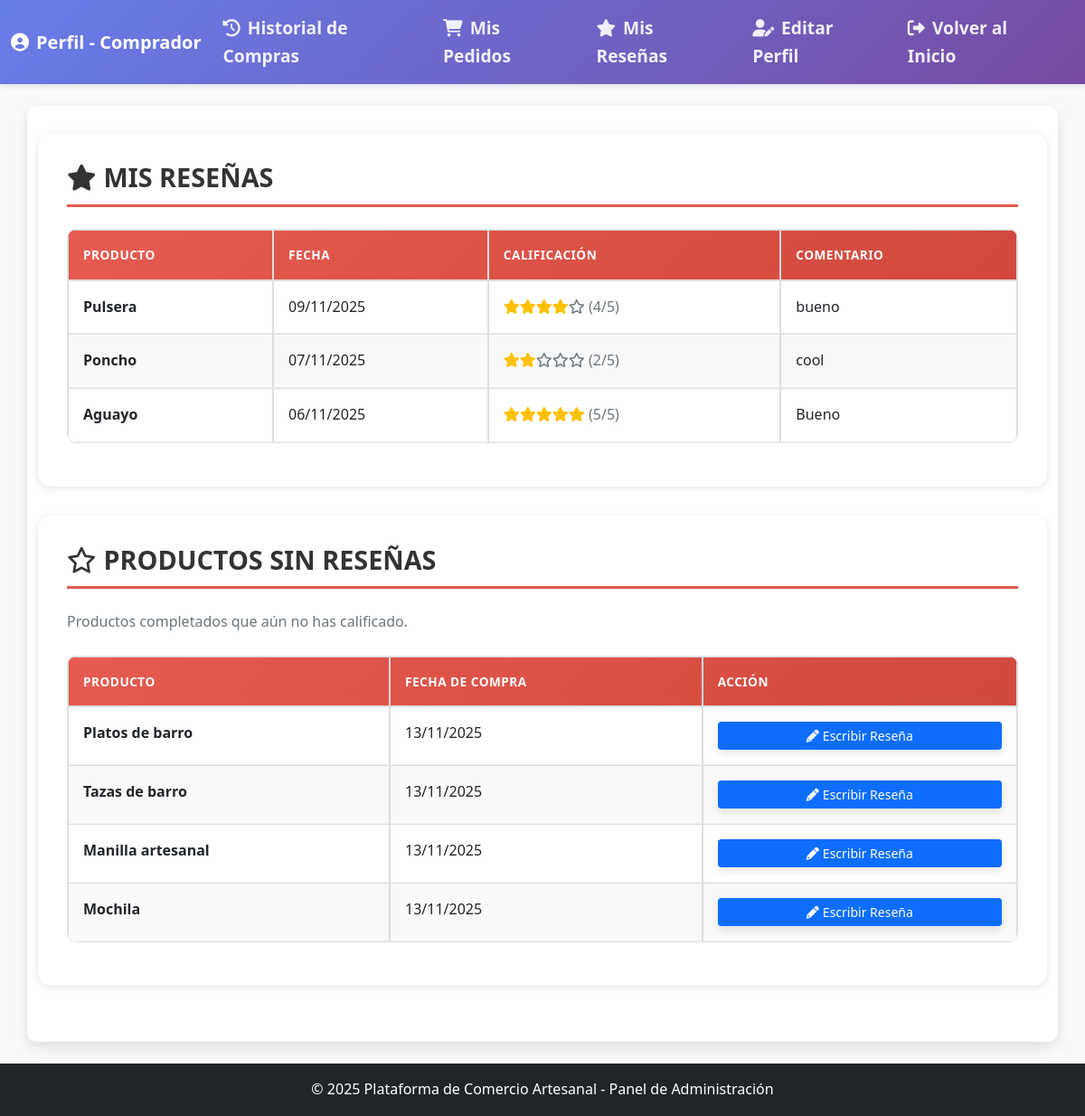
Page /Dashboard/Dashboard_comprador.php?seccion=resenas (signed in) on the committed database.
### tables this page shows
CREATE TABLE `producto` (
  `id_producto` int(11) NOT NULL,
  `nombre` varchar(255) NOT NULL,
  `caracteristica` text DEFAULT NULL,
  `precio` decimal(10,2) NOT NULL,
  `stock` int(11) NOT NULL,
  `fecha_creacion` timestamp NULL DEFAULT current_timestamp(),
  `fecha_actualizacion` timestamp NULL DEFAULT current_timestamp() ON UPDATE current_timestamp(),
  `imagenes` text DEFAULT NULL,
  `id_comunario` int(11) DEFAULT NULL,
  `id_categoria` int(11) NOT NULL
);

CREATE TABLE `pedido_carrito` (
  `id_pedido_carrito` int(11) NOT NULL,
  `cantidad` int(11) NOT NULL,
  `estado_pedido` enum('pendiente','completado','cancelado') NOT NULL,
  `fecha_pedido` datetime NOT NULL,
  `costo_envio` decimal(10,2) DEFAULT NULL,
  `pdf_factura` blob DEFAULT NULL,
  `id_producto` int(11) NOT NULL,
  `id_pago` int(11) NOT NULL,
  `id_comprador` int(11) NOT NULL,
  `id_ubicacion` int(11) NOT NULL
);

### Dashboard/Funciones_db/functions_comprador.php (the view, shortened to what this page needs)
<?php
function misResenas($id_usuario) {
    global $conn;
    $sql = $conn->prepare("SELECT DISTINCT r.id_reseña, r.fecha_publicación, r.comentario, r.calificacion,
                                  p.nombre AS producto_nombre, p.id_producto
                           FROM reseña r
                           INNER JOIN producto p ON r.id_producto = p.id_producto
                           INNER JOIN pedido_carrito pc ON p.id_producto = pc.id_producto
                           WHERE r.id_usuario = ?
                           AND pc.id_comprador = ?
                           AND pc.estado_pedido = 'completado'
                           ORDER BY r.fecha_publicación DESC");
    $sql->bind_param("ii", $id_usuario, $id_usuario);
    $sql->execute();
    $result = $sql->get_result();
    echo '<div class="main-card">';
    echo '<h2 class="section-title"><i class="fas fa-star me-2"></i>Mis Reseñas</h2>';
    if ($result->num_rows > 0) {
        echo '<div class="table-responsive">';
        echo '<table class="table table-modern">';
        echo '<thead>';
        echo '<tr>';
        echo '<th>Producto</th>';
        echo '<th>Fecha</th>';
        echo '<th>Calificación</th>';
        echo '<th>Comentario</th>';
        echo '</tr>';
        echo '</thead>';
        echo '<tbody>';
        while ($row = $result->fetch_assoc()) {
            $estrellas = '';
            for ($i = 1; $i <= 5; $i++) {
                if ($i <= $row['calificacion']) {
                    $estrellas .= '<i class="fas fa-star text-warning"></i>';
                } else {
                    $estrellas .= '<i class="far fa-star text-muted"></i>';
                }
            }
            echo '<tr>';
            echo '<td><strong>' . htmlspecialchars($row['producto_nombre']) . '</strong></td>';
            echo '<td>' . date('d/m/Y', strtotime($row['fecha_publicación'])) . '</td>';
            echo '<td>' . $estrellas . ' <span class="text-muted">(' . $row['calificacion'] . '/5)</span></td>';
            echo '<td>' . htmlspecialchars($row['comentario'] ?? 'Sin comentario') . '</td>';
            echo '</tr>';
        }
        echo '</tbody>';
        echo '</table>';
        echo '</div>';
    } else {
        echo '<div class="empty-state">';
        echo '<i class="fas fa-star"></i>';
        echo '<h4>No has escrito ninguna reseña</h4>';
        echo '<p>Aún no has calificado ningún producto.</p>';
        echo '</div>';
    }
    echo '</div>';
}
function sinResenas($id_usuario) {
    global $conn;
    $sql = $conn->prepare("SELECT DISTINCT p.id_producto, p.nombre AS producto_nombre,
                          pc.fecha_pedido, pc.id_pedido_carrito
                          FROM pedido_carrito pc
                          INNER JOIN producto p ON pc.id_producto = p.id_producto
                          LEFT JOIN reseña r ON p.id_producto = r.id_producto AND r.id_usuario = ?
                          WHERE pc.id_comprador = ?
                          AND pc.estado_pedido = 'completado'
                          AND r.id_reseña IS NULL
                          ORDER BY pc.fecha_pedido DESC");
    $sql->bind_param("ii", $id_usuario, $id_usuario);
    $sql->execute();
    $result = $sql->get_result();
    echo '<div class="main-card mt-4">';
    echo '<h2 class="section-title"><i class="far fa-star me-2"></i>Productos Sin Reseñas</h2>';
    echo '<p class="text-muted mb-4">Productos completados que aún no has calificado.</p>';
    if ($result->num_rows > 0) {
        echo '<div class="table-responsive">';
        echo '<table class="table table-modern">';
        echo '<thead>';
        echo '<tr>';
        echo '<th>Producto</th>';
        echo '<th>Fecha de Compra</th>';
        echo '<th>Acción</th>';
        echo '</tr>';
        echo '</thead>';
        echo '<tbody>';
        while ($row = $result->fetch_assoc()) {
            echo '<tr>';
            echo '<td><strong>' . htmlspecialchars($row['producto_nombre']) . '</strong></td>';
            echo '<td>' . date('d/m/Y', strtotime($row['fecha_pedido'])) . '</td>';
            echo '<td>';
            echo '<button class="btn btn-primary btn-sm" onclick="escribirResena(' . $row['id_producto'] . ', ' . $row['id_pedido_carrito'] . ')">';
            echo '<i class="fas fa-pencil-alt me-1"></i>Escribir Reseña';
            echo '</button>';
            echo '</td>';
            echo '</tr>';
        }
        echo '</tbody>';
        echo '</table>';
        echo '</div>';
    } else {
        echo '<div class="empty-state">';
        echo '<i class="far fa-check-circle"></i>';
        echo '<h4>¡Has calificado todos tus productos!</h4>';
        echo '<p>No tienes productos pendientes por calificar.</p>';
        echo '</div>';
    }
    echo '</div>';
}
?>

### css/styles.css (style rules this page uses)
* { margin: 0; padding: 0; box-sizing: border-box; }
body { font-family: 'Segoe UI', Tahoma, Geneva, Verdana, sans-serif; background-color: #e0e4e8; color: #333; line-height: 1.6; margin: 0; padding: 0; display: flex; flex-direction: column; }
h2 { color: #1e2a38; font-size: 1.8em; margin-bottom: 25px; border-bottom: 2px solid #ff6f61; padding-bottom: 10px; text-transform: uppercase; }
table { width: 100%; border-collapse: collapse; margin-bottom: 20px; }
table, th, td { border: 1px solid #ddd; }
th, td { padding: 15px; text-align: left; font-size: 1em; }
th { background-color: #1e2a38; color: white; text-transform: uppercase; }
tr:nth-child(even) { background-color: #f9f9f9; }
button { background-color: #ff6f61; color: white; padding: 12px 20px; border: none; border-radius: 8px; font-size: 1em; font-weight: bold; cursor: pointer; transition: background-color 0.3s ease, transform 0.2s ease; box-shadow: 0 4px 8px rgba(0, 0, 0, 0.1); width: 100%; }
main, table, form { animation: fadeIn 0.5s ease; }

### Dashboard/Dashboard_comprador.php (style rules this page uses)
:root { --primary-color: #e65b50; --light-bg: #f8f9fa; --card-shadow: 0 2px 8px rgba(0,0,0,0.1); }
body { background-color: var(--light-bg); font-family: 'Segoe UI', Tahoma, Geneva, Verdana, sans-serif; }
.main-card { background: white; border-radius: 15px; box-shadow: var(--card-shadow); padding: 2rem; margin-bottom: 2rem; }
.section-title { color: #333; font-weight: 600; margin-bottom: 1.5rem; padding-bottom: 0.75rem; border-bottom: 3px solid var(--primary-color); }
.table-modern { border-collapse: separate; border-spacing: 0; width: 100%; background: white; border-radius: 10px; overflow: hidden; }
.table-modern thead { background: linear-gradient(135deg, var(--primary-color), #d1483d); color: white; }
.table-modern th { padding: 1rem; font-weight: 600; text-transform: uppercase; font-size: 0.85rem; letter-spacing: 0.5px; }
.table-modern td { padding: 1rem; border-bottom: 1px solid #f0f0f0; }

### Dashboard/css/footer.php (style rules this page uses)
html, body { height: 100%; }
body { display: flex; flex-direction: column; }

### rows in the picture
reseña: id_producto.nombre "Pulsera", fecha_publicación "09/11/2025", calificacion "4", comentario "bueno"
reseña: id_producto.nombre "Poncho", fecha_publicación "07/11/2025", calificacion "2", comentario "cool"
reseña: id_producto.nombre "Aguayo", fecha_publicación "06/11/2025", calificacion "5", comentario "Bueno"
pedido_carrito: id_producto.nombre "Platos de barro", fecha_pedido "13/11/2025"
pedido_carrito: id_producto.nombre "Tazas de barro", fecha_pedido "13/11/2025"
pedido_carrito: id_producto.nombre "Manilla artesanal", fecha_pedido "13/11/2025"
pedido_carrito: id_producto.nombre "Mochila", fecha_pedido "13/11/2025"
